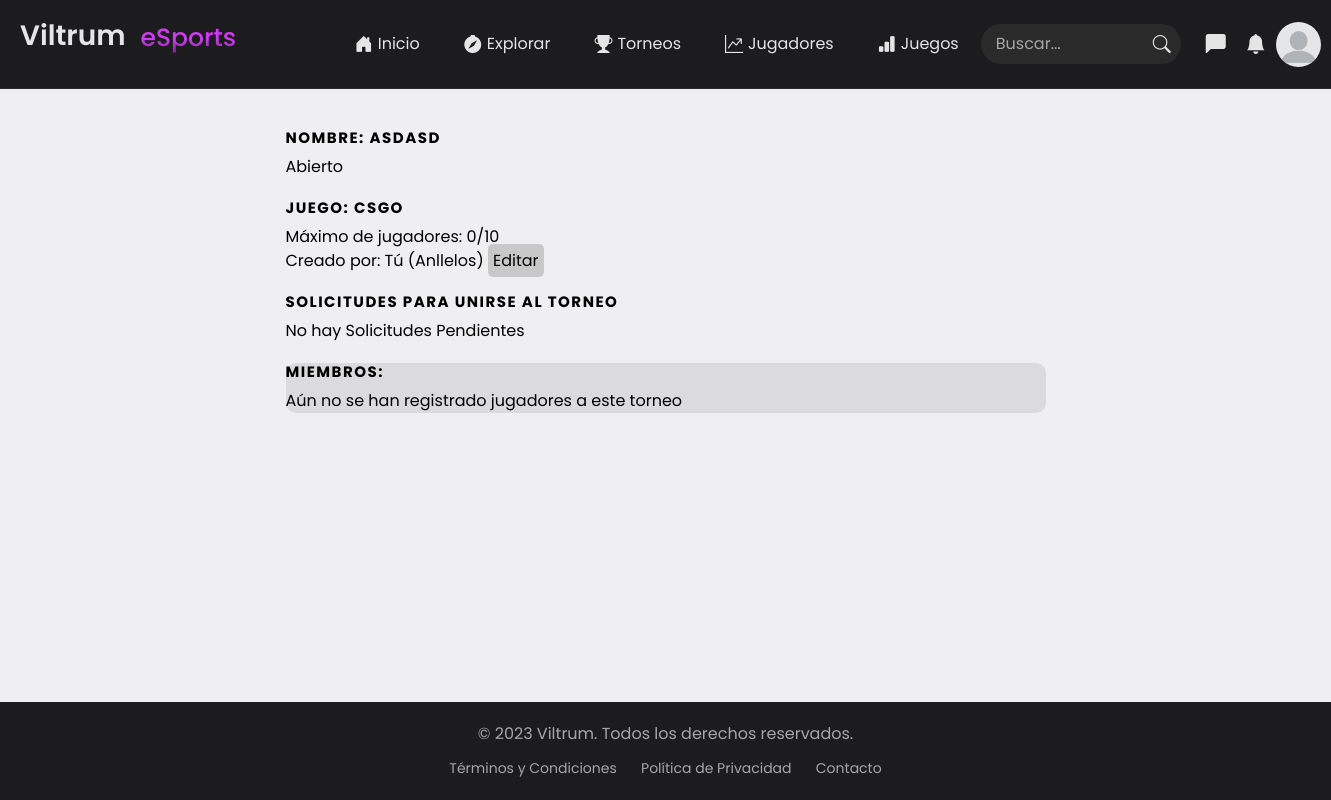
The page /tournament/view/2 (signed in) on the database its author committed.
### tournaments/models.py (models this page shows, shortened)
class Tournament(models.Model):
    GAME_CHOICES = [
        ("LoL", "League of Legends"),
        ("D2", "Dota 2"),
        ("CSGO", "Counter-Strike: Global Offensive"),
        ("VAL", "Valorant"),
        ("OW", "Overwatch"),
        ("PUBG", "PlayerUnknown's Battlegrounds"),
        ("FORT", "Fortnite"),
        ("Apex", "Apex Legends"),
        ("R6", "Rainbow Six Siege"),
        ("RL", "Rocket League")
    ]
    owner = models.ForeignKey(User, on_delete=models.CASCADE)  # Relación con el usuario
    name = models.CharField(max_length=255)
    game = models.CharField(max_length=255, choices=GAME_CHOICES)
    created_at = models.DateTimeField(auto_now_add=True)
    registration_deadline = models.DateTimeField(default=timezone.now() + timedelta(hours=72))  # Default to 72 hours after creation
    start_date = models.DateTimeField(null=True, blank=True)  # Start date of the tournament
    end_date = models.DateTimeField(null=True, blank=True)  # End date of the tournament
    status = models.BooleanField(max_length=20, default=True)  # Default status is "True"
    max_members = models.IntegerField(default=10)  # Define max members
    members = models.ManyToManyField(User, related_name='tournaments', blank=True)

### tournaments/views.py (the view)
# urls.py: path('tournament/view/<int:tournament_id>', views.view_tournament, name='view_tournament'),
def view_tournament(request, tournament_id):
    active_user = request.user
    tournament = get_object_or_404(Tournament, pk=tournament_id)
    tournament_inscriptions = TournamentInscription.objects.filter(tournament=tournament, status="P")
    tournament_members = TournamentInscription.objects.filter(tournament=tournament, status="A")
    user_inscription = TournamentInscription.objects.filter(tournament=tournament, user=active_user).first()
    n_members = tournament_members.count()
    is_full = tournament.max_members == n_members
    is_not_registered = user_inscription is None or user_inscription.status == "R"
    member_info = [
    {
        'member': member,
        'member_stats': PlayerStats.objects.filter(user=member.user, game=tournament.game, is_active=True).first() or False
    }
        for member in tournament_members
    ]
    data_context = {
        'tournament': tournament,
        'tournament_inscriptions': tournament_inscriptions,
        'member_info': member_info,
        'n_members':n_members,
        'is_not_registered':is_not_registered,
        'is_full':is_full
    }
    return render(request, 'tournament.html', data_context)

### core/context_processors.py (called while the page is built)
def user_role(request):
    if request.user.is_authenticated:
        if request.user.groups.filter(name='Sponsor').exists():
            return {'role': 'sponsor'}
        elif request.user.groups.filter(name='Gamer').exists():
            return {'role': 'gamer'}
        else:
            return {'role': 'other'}
    return {'role': 'guest'}

def notifications(request):
    if request.user.is_authenticated:
        notifications = NotificationSystem.objects.filter(receiver=request.user).order_by('-created_at')[:8]
        return {'notifications': notifications}
    return {'notifications': []}

def verification(request):
    if request.user.is_authenticated:
        verificate = ExtendedData.objects.filter(user=request.user, user_verification=True)
        if verificate.exists():
            return {'verified':True}
        else:
            return {'verified':False}
    return {'verified':False}

### tournaments/templates/tournament.html (shortened to what this page needs)
{% extends 'template.html' %}
{% load static %}
{% block extra_css %}
<link rel="stylesheet" href="{% static 'css/tournament.css' %}">
{% endblock %}
{% block content %}
<div class="tournament">
    <h2>Nombre: {{ tournament.name }}</h2>
    {% if tournament.status %} <span>Abierto</span> {% else %} <span>Cerrado</span> {% endif %}
    <h2>Juego: {{ tournament.game }}</h2>
    <span>Máximo de jugadores: {{ n_members }}/{{ tournament.max_members }}</span> <br>
    {% if user.id == tournament.owner.id %}
        <span>Creado por: Tú ({{ tournament.owner }})</span>
        {% if tournament.status %}
            <a href="{% url 'edit_tournament' tournament.id %}">Editar </a>
        {% else %}
            <span>El torneo ya termino, ya no puedes editarlo</span>
        {% endif %}
        <h2>Solicitudes para unirse al torneo</h2>
        {% for inscription in tournament_inscriptions %}
            <span>{{ inscription.user }}</span>
            <a href="{% url 'accept_inscription' inscription_id=inscription.id tournament_id=tournament.id value=1 %}">Aceptar</a>
            <a href="{% url 'accept_inscription' inscription_id=inscription.id tournament_id=tournament.id value=2 %}">Rechazar</a>
            <br>
        {% empty %}
            <span>No hay Solicitudes Pendientes</span>
        {% endfor %}
    {% else %}
        <span>Creado por: {{ tournament.owner }}</span>
    {% endif %}
    <div class="tournament-members">
    <h2>Miembros:</h2>
    {% for item in member_info %}
        <div class="tournament-member">
            <a href="{% url 'profile' username=item.member.user %}"><span>{{ item.member.user }}</span></a>
            <p>
                {% if item.member_stats %}
                    {{item.member_stats.user_game}} <br>
                    {{item.member_stats.rank}} <br> </p>
                {% else %}
                    <span>El jugador no tiene estadísticas para este juego</span>
                {% endif %}
            {% if tournament.owner.id == user.id %}
                <form id="deleteForm-{{ item.member.id }}" action="{% url 'remove_member' inscription_id=item.member.id tournament_id=tournament.id %}" method="post" style="display:inline;">
                    {% csrf_token %}
                    <a href="#" onclick="confirmDeletion({{ item.member.id }}); return false;">
                        <i class="fa-solid fa-ban"></i> Eliminar
                    </a>
                </form>
            {% endif %}
        </div>
    {% empty %}
        <span>Aún no se han registrado jugadores a este torneo</span>
    {% endfor %}
    </div>
</div>
{% endblock %}

### core/static/core/css/template.css (style rules this page uses)
* { font-family: 'Poppins', sans-serif; margin: 0; padding: 0; box-sizing: border-box; }
body { background-color: #1C1C1E; color: #E5E5E5; display: flex; flex-direction: column; min-height: 100vh; }
a { color: inherit; text-decoration: none; }

### users/static/css/tournament.css (style rules this page uses)
h2 { margin-top: 20px; font-size: 15px; color: #000000; font-weight: 700; letter-spacing: 1.5px; text-transform: uppercase; }
span { color: black; }
.tournament { max-width: 800px; margin: auto; padding: 20px; }
.tournament a { color: rgb(0, 0, 0); text-decoration: none; border-radius: 5px; background-color: #0000002a; padding: 5px; }
.tournament-members { background-color: rgba(0, 0, 0, 0.082); border-radius: 10px; }

### rows shown on the page
Tournament: name "ASDASD", game "CSGO", max_members "10", owner "Anllelos"

### other values the page prints
{{ n_members }} "0"
